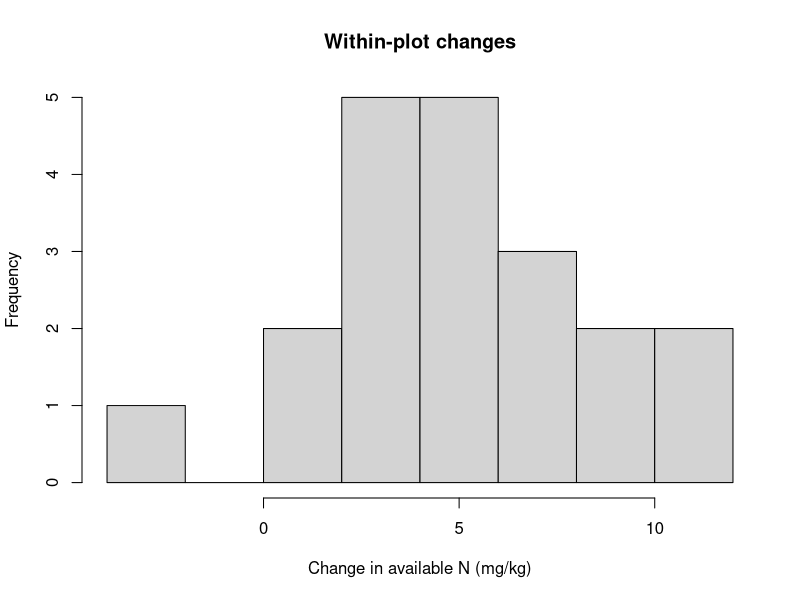

Write the R code that produced this figure.
## ---- chunk 1
y <- c(4.2, 4.8, 5.1, 4.5)
se <- sd(y) / sqrt(length(y))
critical <- qt(.975, df = length(y) - 1)
c(mean = mean(y), se = se, lower = mean(y) - critical * se,
  upper = mean(y) + critical * se)
t.test(y)$conf.int
## ---- chunk 2
data("PlantGrowth", package = "datasets")
aggregate(weight ~ group, PlantGrowth, function(x) c(n = length(x), mean = mean(x), sd = sd(x)))
control <- subset(PlantGrowth, group == "ctrl")$weight
t.test(control, mu = 5)
## ---- chunk 3
treated <- subset(PlantGrowth, group == "trt2")$weight
welch <- t.test(treated, control, alternative = "two.sided")
welch
data.frame(difference_trt2_minus_ctrl = mean(treated) - mean(control),
           lower_95 = welch$conf.int[1], upper_95 = welch$conf.int[2],
           p_value = welch$p.value)
## ---- chunk 4
paired <- read.csv("data/paired_soil.csv")
stopifnot(!anyDuplicated(paired$plot_id), complete.cases(paired))
paired$change <- paired$after_mg_kg - paired$before_mg_kg
hist(paired$change, xlab = "Change in available N (mg/kg)", main = "Within-plot changes")
t.test(paired$after_mg_kg, paired$before_mg_kg, paired = TRUE)
## ---- chunk 5
pest <- read.csv("data/pest.csv")
tab <- with(pest, table(treatment, infested))
tab
proportions(tab, margin = 1)
chi <- chisq.test(tab, correct = FALSE)
chi$expected
chi
## ---- chunk 6
fisher.test(tab)
## ---- chunk 7
n1 <- length(treated); n2 <- length(control)
v1 <- var(treated); v2 <- var(control)
se_difference <- sqrt(v1 / n1 + v2 / n2)
t_manual <- (mean(treated) - mean(control)) / se_difference
df_welch <- (v1 / n1 + v2 / n2)^2 /
  ((v1 / n1)^2 / (n1 - 1) + (v2 / n2)^2 / (n2 - 1))
c(manual_t = t_manual, R_t = unname(welch$statistic),
  manual_df = df_welch, R_df = unname(welch$parameter))
## ---- chunk 8
expected_manual <- outer(rowSums(tab), colSums(tab)) / sum(tab)
expected_manual
cell_contributions <- (tab - expected_manual)^2 / expected_manual
cell_contributions
c(manual_chisq = sum(cell_contributions), R_chisq = unname(chi$statistic))
## ---- chunk 9
planning <- power.t.test(delta = .5, sd = .6, sig.level = .05,
                         power = .80, type = "two.sample", alternative = "two.sided")
planning
ceiling(planning$n)
